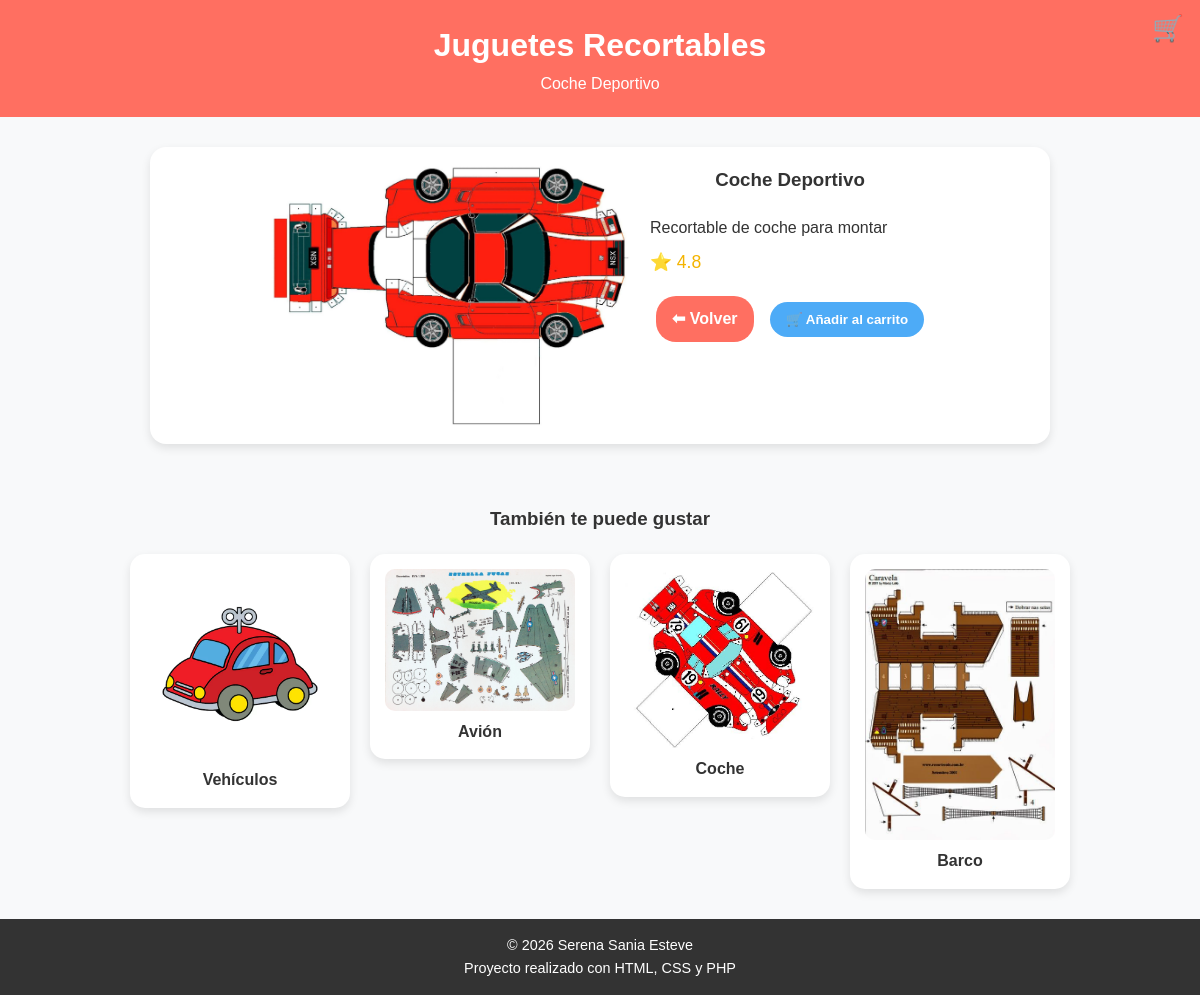
Screenshot of /producto.php?id=6 with the database file from the repository.
### tables this page shows
CREATE TABLE productos (
  id INTEGER PRIMARY KEY AUTOINCREMENT,
  nombre TEXT NOT NULL,
  descripcion TEXT,
  imagen TEXT,
  calificacion REAL
, categoria TEXT);

### producto.php (the view, shortened to what this page needs)
<?php
$db = new SQLite3(__DIR__ . '/recortables.db');
function hasCol(SQLite3 $db, string $table, string $col): bool {
  $res = $db->query("PRAGMA table_info($table)");
  while ($r = $res->fetchArray(SQLITE3_ASSOC)) if (($r['name'] ?? '') === $col) return true;
  return false;
}
function h($s): string {
  return htmlspecialchars((string)$s, ENT_QUOTES, 'UTF-8');
}
function img_path(string $p): string {
  $p = trim($p);
  $p = ltrim($p, '/');
  if (file_exists(__DIR__ . '/' . $p)) return $p;
  return $p;
}
$tienePrecio       = hasCol($db, 'productos', 'precio');
$tieneCalificacion = hasCol($db, 'productos', 'calificacion');
$tieneFecha        = hasCol($db, 'productos', 'fecha');
$tieneCategoria    = hasCol($db, 'productos', 'categoria');
$id = isset($_GET['id']) ? (int)$_GET['id'] : 0;
$cols = "id, nombre, descripcion, imagen" .
  ($tienePrecio ? ", precio" : "") .
  ($tieneCalificacion ? ", calificacion" : "") .
  ($tieneFecha ? ", fecha" : "") .
  ($tieneCategoria ? ", categoria" : "");
$stmt = $db->prepare("SELECT $cols FROM productos WHERE id = :id LIMIT 1");
$stmt->bindValue(':id', $id, SQLITE3_INTEGER);
$res = $stmt->execute();
$producto = $res->fetchArray(SQLITE3_ASSOC);
if ($tieneCategoria && !empty($producto['categoria'])) {
  $stmtSim = $db->prepare("SELECT id, nombre, imagen" . ($tienePrecio ? ", precio" : "") . " FROM productos WHERE categoria = :c AND id <> :id ORDER BY RANDOM() LIMIT 4");
  $stmtSim->bindValue(':c', $producto['categoria'], SQLITE3_TEXT);
  $stmtSim->bindValue(':id', $id, SQLITE3_INTEGER);
} else {
  $stmtSim = $db->prepare("SELECT id, nombre, imagen" . ($tienePrecio ? ", precio" : "") . " FROM productos WHERE id <> :id ORDER BY RANDOM() LIMIT 4");
  $stmtSim->bindValue(':id', $id, SQLITE3_INTEGER);
}
$sim = $stmtSim->execute();
$similares = [];
while ($r = $sim->fetchArray(SQLITE3_ASSOC)) $similares[] = $r;
?>
<!DOCTYPE html>
<html lang="es">
<head>
  <link rel="stylesheet" href="styles.css">
</head>
<body>
<header>
  <h1>Juguetes Recortables</h1>
  <p><?= h($producto['nombre']) ?></p>
  <a class="cart-link" href="carrito.php" aria-label="Carrito">🛒
  </a>
</header>
<main>
  <section class="producto">
    <div class="producto-card">
      <div class="contenedor" style="align-items:flex-start;">
        <img class="producto-img" src="<?= h(img_path($producto['imagen'] ?? '')) ?>" alt="<?= h($producto['nombre'] ?? '') ?>">
        <div class="producto-info">
          <h3><?= h($producto['nombre'] ?? '') ?></h3>
          <p><?= nl2br(h($producto['descripcion'] ?? '')) ?></p>
          <?php if (isset($producto['calificacion'])) { ?>
            <p class="calificacion">⭐ <?= h((string)$producto['calificacion']) ?></p>
          <?php } ?>
          <div style="margin-top:14px;">
            <a class="btn" href="index.php">⬅ Volver</a>
            <form action="carrito.php" method="post" style="display:inline-block;">
              <button class="btn secundario" type="submit">🛒 Añadir al carrito</button>
            </form>
          </div>
        </div>
      </div>
    </div>
  </section>
  <?php if (count($similares) > 0) { ?>
    <section>
      <h3>También te puede gustar</h3>
      <div class="contenedor">
        <?php foreach ($similares as $s) { ?>
          <a class="cardlink" href="producto.php?id=<?= (int)$s['id'] ?>">
            <article class="destacado">
              <img src="<?= h(img_path($s['imagen'] ?? '')) ?>" alt="<?= h($s['nombre'] ?? '') ?>">
              <h4><?= h($s['nombre'] ?? '') ?></h4>
            </article>
          </a>
        <?php } ?>
      </div>
    </section>
  <?php } ?>
</main>
<footer>
  <p>© 2026 Serena Sania Esteve</p>
  <p>Proyecto realizado con HTML, CSS y PHP</p>
</footer>
</body>
</html>

### styles.css (style rules this page uses)
* { margin: 0; padding: 0; box-sizing: border-box; }
:root { --principal: #ff6f61; --secundario: #4dabf7; --fondo: #f8f9fa; --oscuro: #333; --claro: #ffffff; }
body { font-family: Arial, Helvetica, sans-serif; background-color: var(--fondo); color: var(--oscuro); line-height: 1.6; }
img { width: 100%; border-radius: 10px; }
header:not(.hero) { background-color: var(--principal); color: var(--claro); text-align: center; padding: 20px; position: relative; }
.cart-link { position: absolute; top: 16px; right: 16px; font-size: 1.6rem; text-decoration: none; color: white; line-height: 1; z-index: 10; }
section { padding: 30px 20px; }
section h3 { text-align: center; margin-bottom: 20px; }
.contenedor { display: flex; justify-content: center; gap: 20px; flex-wrap: wrap; }
article { background-color: var(--claro); width: 150px; padding: 15px; text-align: center; border-radius: 15px; box-shadow: 0 4px 10px rgba(0, 0, 0, 0.1); transition: transform 0.2s ease; }
.destacado { width: 220px; }
.calificacion { margin-top: 8px; font-size: 1.1rem; color: #f4b400; }
.cardlink { display: block; color: inherit; text-decoration: none; }
.btn { display: inline-block; margin: 6px; padding: 10px 16px; border: none; border-radius: 20px; background: var(--principal); color: white; font-weight: bold; text-decoration: none; cursor: pointer; }
.btn.secundario { background: var(--secundario); }
.producto { display: flex; justify-content: center; gap: 24px; flex-wrap: wrap; }
.producto-card { background: white; border-radius: 16px; padding: 18px; box-shadow: 0 4px 10px rgba(0, 0, 0, 0.1); max-width: 900px; width: 100%; }
.producto-img { max-width: 360px; width: 100%; border-radius: 14px; }
.producto-info { max-width: 460px; text-align: left; }
footer { background-color: var(--oscuro); color: white; text-align: center; padding: 15px; font-size: 0.9rem; }
html { scroll-behavior: smooth; }

### rows the page displays
productos: nombre "Coche Deportivo", imagen (picture), descripcion "Recortable de coche para montar", calificacion "4.8"
productos: imagen (picture), nombre "Vehículos"
productos: imagen (picture), nombre "Avión"
productos: imagen (picture), nombre "Coche"
productos: imagen (picture), nombre "Barco"
